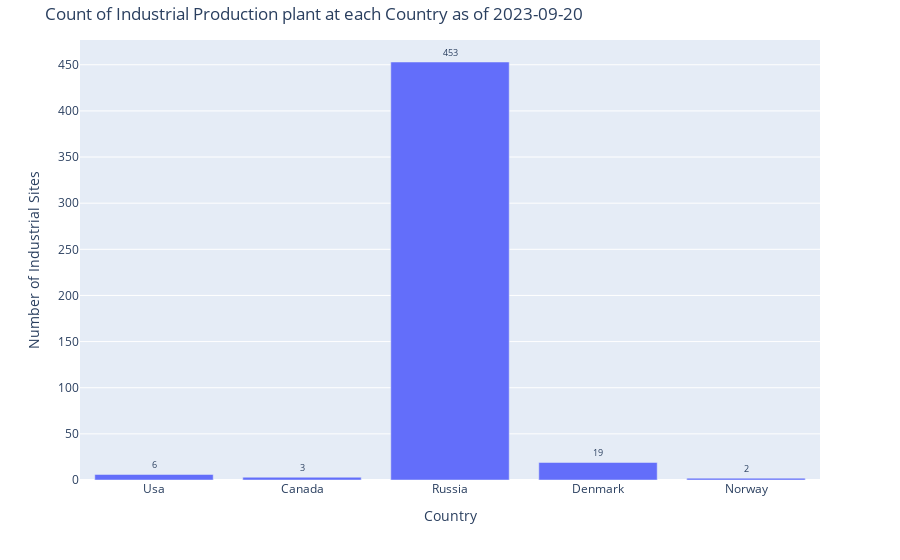

Source (notebook cell):
### Markdown cell above
# Count of objects with the individual tags grouped by the countries as of 2023-09-20

 ## `man_made=works`

### Code cell
import requests
import geopandas as gpd
import json
import matplotlib.pyplot as plt
import plotly.express as px
URL = 'https://api.ohsome.org/v1/elements/count/groupBy/boundary'

# Read the GeoJSON file containing the bounding polygon
with open('data/boundary_cont_discon.geojson', 'r') as geojson_file:
    bounding_polygon_geojson = json.load(geojson_file)



# Define the request parameters and make the post request
data = {
"bpolys": json.dumps(bounding_polygon_geojson),  # Convert GeoJSON to JSON string
"time": "2023-09-20",
"filter": "man_made=works",
"format": "json"
 }

response = requests.post(URL, data=data)
results = response.json()
#print(results)

# Extract data for plotting
group_objects = [item['groupByObject'] for item in results['groupByResult']]
values = [item['result'][0]['value'] for item in results['groupByResult']]



# Create a bar chart using Plotly
fig = px.bar(x=group_objects, y=values, labels={'x': 'Group Object', 'y': 'Value'}, text=values)
fig.update_layout(
    title='Count of Industrial Production plant at each Country as of 2023-09-20',
    xaxis_title='Country',
    yaxis_title='Number of Industrial Sites'
)
# Customize the text placement
fig.update_traces(texttemplate='%{text}',textfont=dict(size=9), textposition='outside')
fig.update_layout(margin=dict(t=40))
fig.show()

### Figure 1 — Plotly figure (JSON) as saved in the notebook; plotly's stock layout.template omitted (floating-point values rounded to 4 significant figures)
{"data": [{"alignmentgroup": "True", "hovertemplate": "Group Object=%{x}<br>Value=%{y}<br>text=%{text}<extra></extra>", "legendgroup": "", "marker": {"color": "#636efa", "pattern": {"shape": ""}}, "name": "", "offsetgroup": "", "orientation": "v", "showlegend": false, "text": [6, 3, 453, 19, 2], "textfont": {"size": 9}, "textposition": "outside", "texttemplate": "%{text}", "type": "bar", "x": ["Usa", "Canada", "Russia", "Denmark", "Norway"], "xaxis": "x", "y": [6, 3, 453, 19, 2], "yaxis": "y"}], "layout": {"autosize": true, "barmode": "relative", "legend": {"tracegroupgap": 0}, "margin": {"t": 40}, "title": {"text": "Count of Industrial Production plant at each Country as of 2023-09-20"}, "xaxis": {"anchor": "y", "autorange": true, "domain": [0, 1], "range": [-0.5, 4.5], "title": {"text": "Country"}, "type": "category"}, "yaxis": {"anchor": "x", "autorange": true, "domain": [0, 1], "range": [0, 476.8], "title": {"text": "Number of Industrial Sites"}, "type": "linear"}}}
